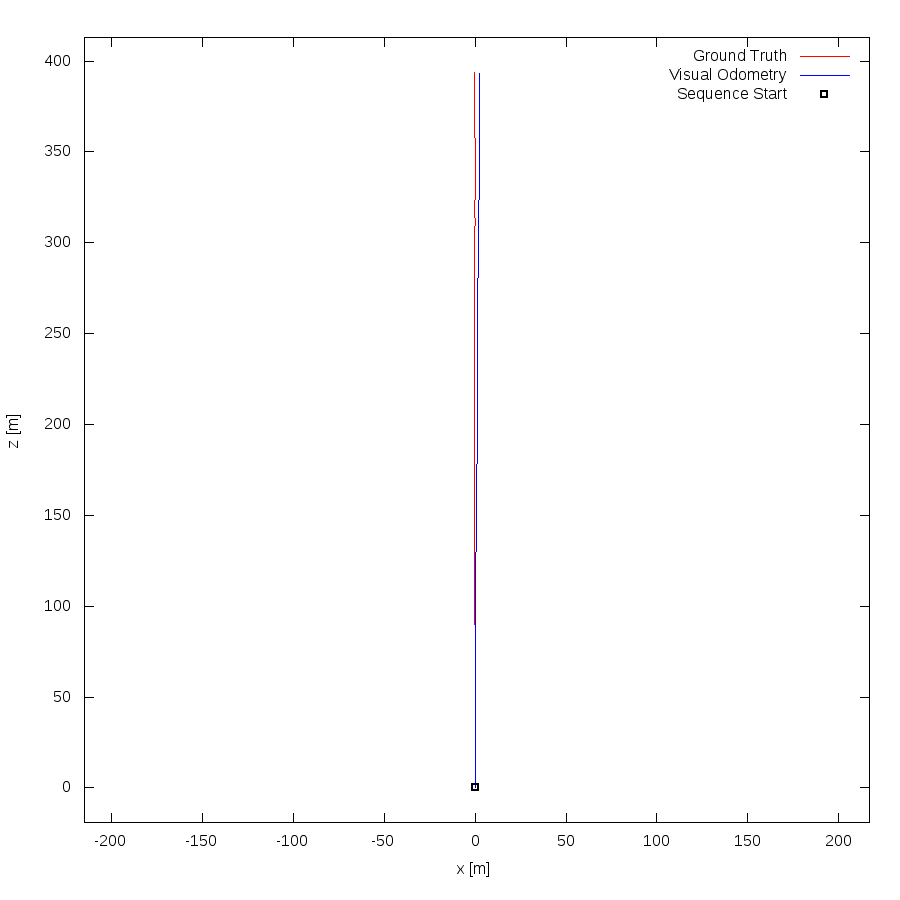

Write gnuplot code to recreate this figure.
set term postscript eps enhanced color
set output "04.eps"
set size ratio -1
set xrange [-215:217]
set yrange [-19:413]
set xlabel "x [m]"
set ylabel "z [m]"
plot "04.txt" using 1:2 lc rgb "#FF0000" title 'Ground Truth' w lines,"04.txt" using 3:4 lc rgb "#0000FF" title 'Visual Odometry' w lines,"< head -1 04.txt" using 1:2 lc rgb "#000000" pt 4 ps 1 lw 2 title 'Sequence Start' w points
